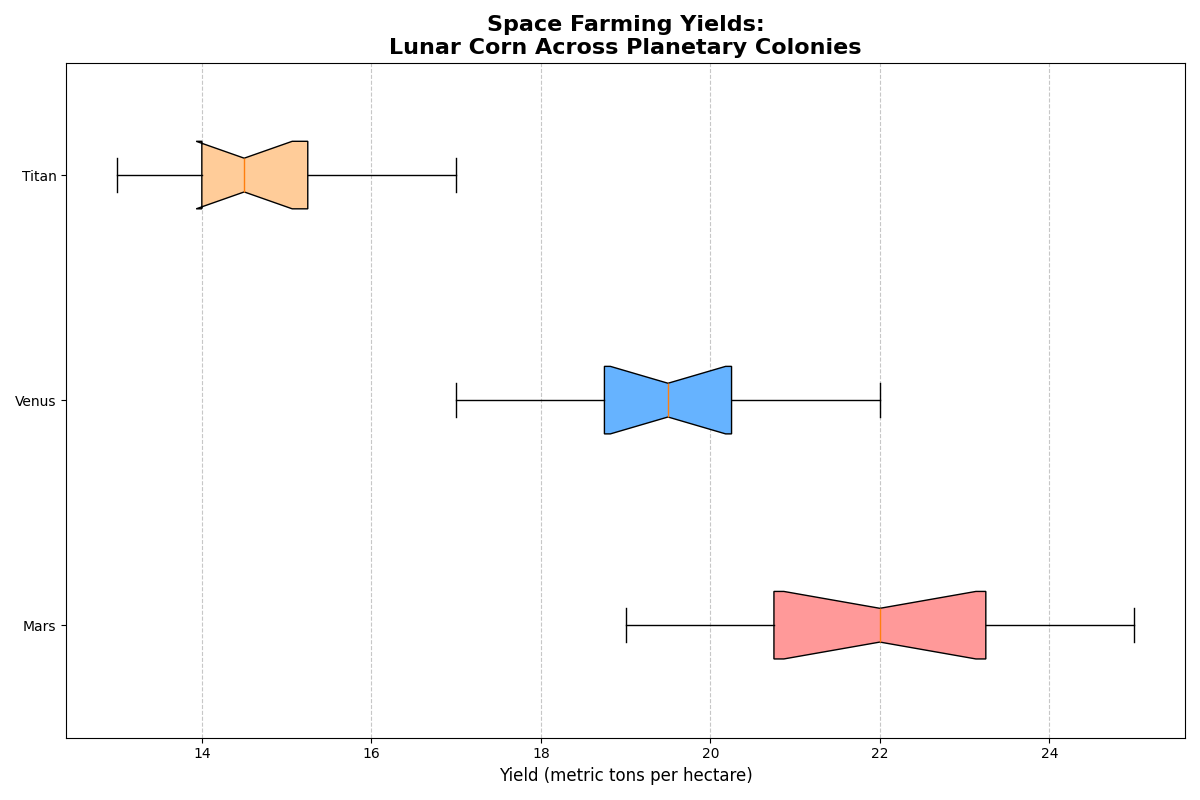

Here is the Python script that generated this plot:
import matplotlib.pyplot as plt
import numpy as np

# Define yields data for each planetary colony (in metric tons per hectare)
mars_yields = [20, 23, 21, 19, 25, 22, 24, 23, 20, 22, 21, 24]
venus_yields = [18, 19, 17, 20, 19, 21, 22, 20, 19, 21, 18, 20]
titan_yields = [15, 14, 16, 13, 14, 15, 17, 13, 14, 16, 15, 14]

# Combine yields into a list for plotting
all_yields = [mars_yields, venus_yields, titan_yields]
colony_names = ['Mars', 'Venus', 'Titan']

# Create the horizontal box plot
plt.figure(figsize=(12, 8))
box = plt.boxplot(all_yields, vert=False, patch_artist=True, labels=colony_names, notch=True, whis=1.5)

# Customizing the appearance of the boxes
colors = ['#FF9999', '#66B3FF', '#FFCC99']
for patch, color in zip(box['boxes'], colors):
    patch.set_facecolor(color)

# Additional plot styling
plt.title("Space Farming Yields:\nLunar Corn Across Planetary Colonies", fontsize=16, fontweight='bold')
plt.xlabel("Yield (metric tons per hectare)", fontsize=12)
plt.grid(axis='x', linestyle='--', alpha=0.7)

# Show plot with tight layout
plt.tight_layout()
plt.show()
